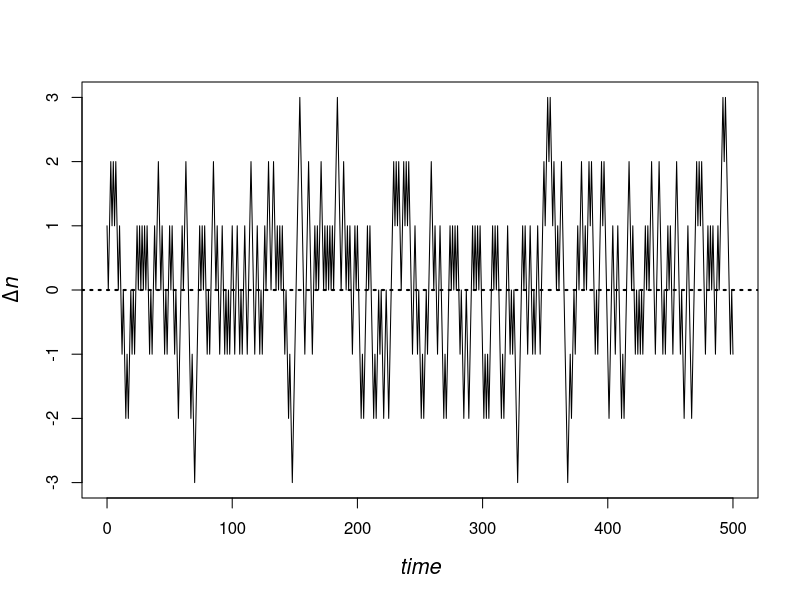
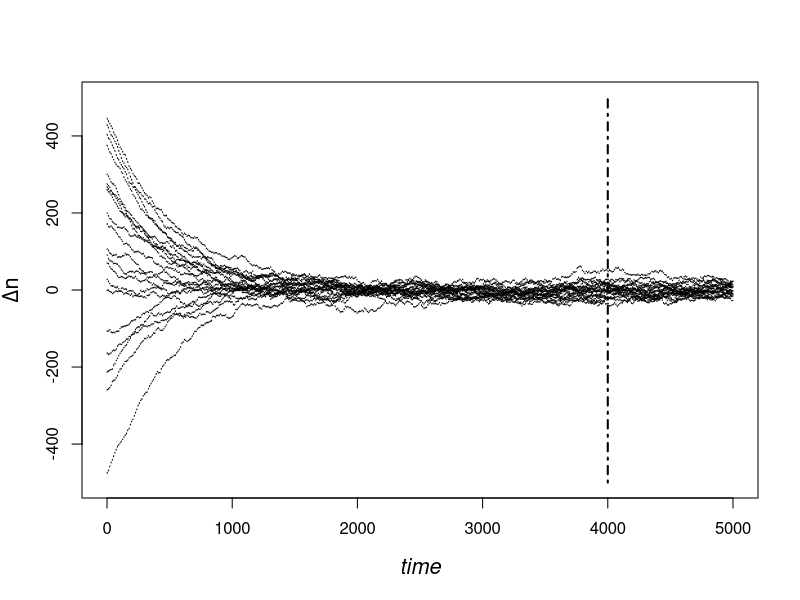
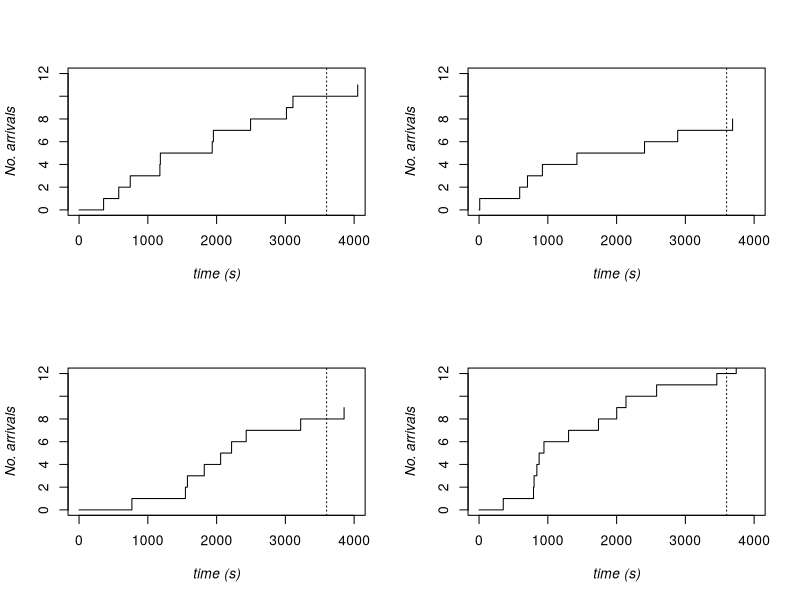
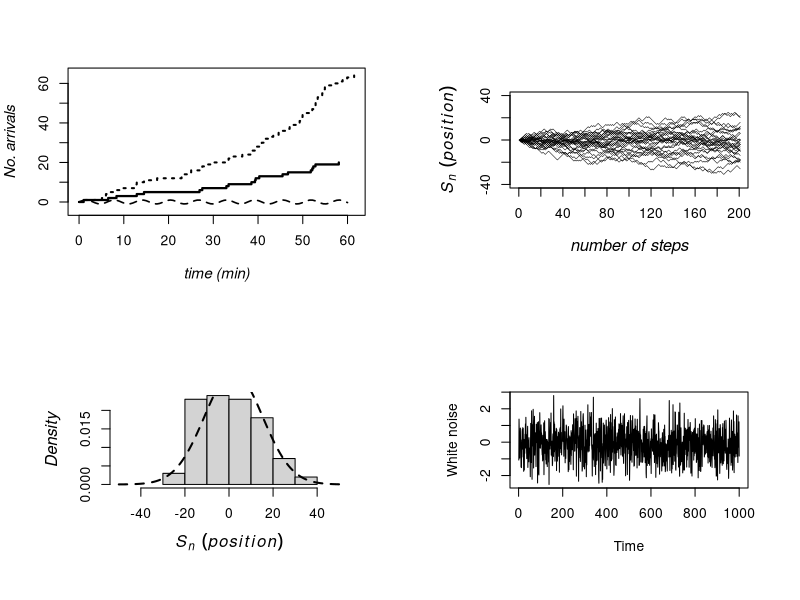
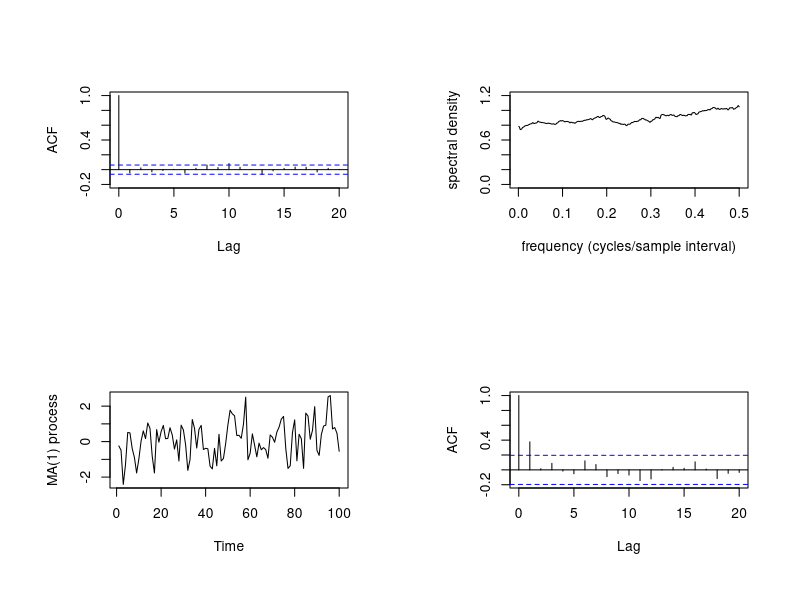
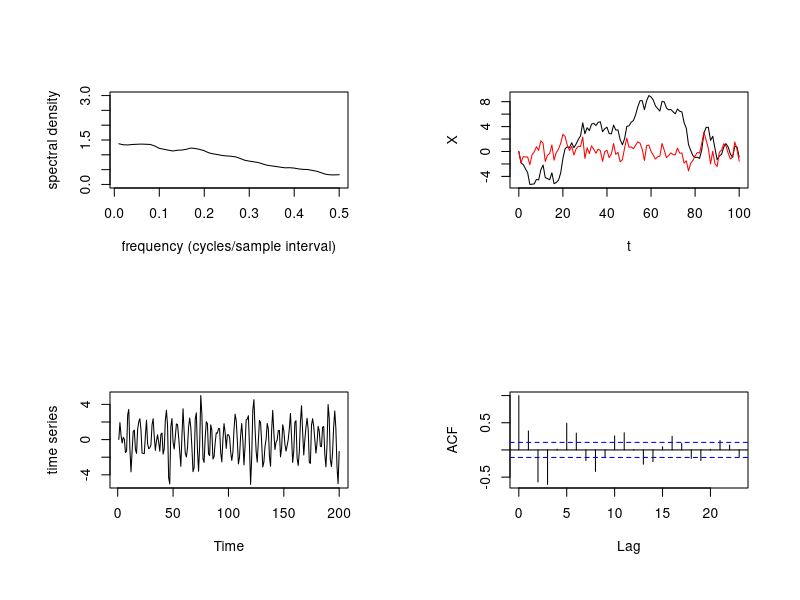
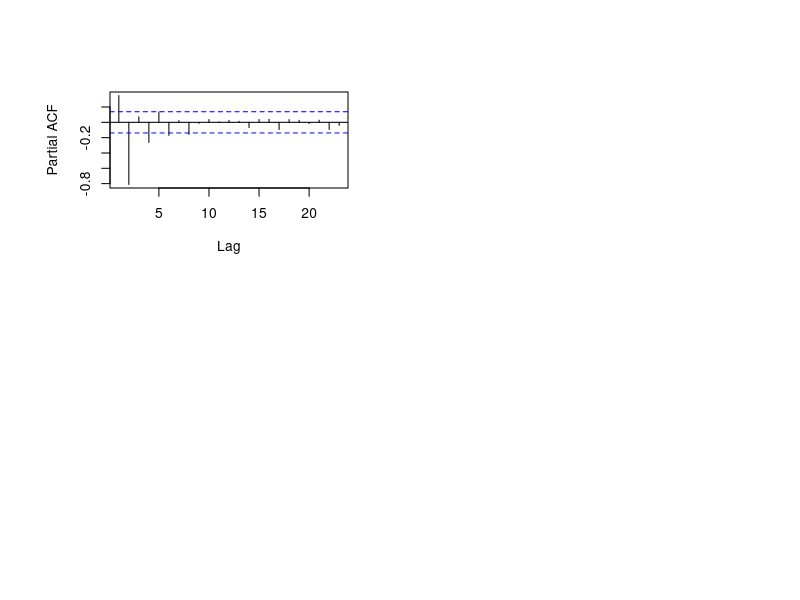

These charts were generated, in order, by the following R code:
## ---- chunk 1
#Ehrenfest urn model 
diffe<-numeric()
f<-numeric()
nt<- 6
ne<-nt/2;
nsteps<- 500
numberA <- 4
ta<- 100
tb<- 200
nA<- numberA
diffe0<- nA-ne
i<-0

while(i<nsteps){
i<- i+1
u<- sample(nt,1,1/nt)
if(u<=nA) nA<-nA-1 else nA<-nA+1
diffe[i]<-nA-ne
f[i]<- diffe[i]^2    # function of (Delta n), now = (Delta n)^2
}

t<-c(0:nsteps)        # adding t=0
diffe<- c(diffe0,diffe) 

plot(t,diffe, type="l",ylim=c(-3,3),xlim=c(0,nsteps),main="",
ylab=expression(italic(Delta*n)),xlab="time",cex.lab=1.3,font.lab=3)
abline(h=0,lty=3,col="black",lwd=2)
## ---- chunk 2
#Ehrenfest multiple trajectories
t <- 1000
ne <- t / 2
numberA <- seq(0, t)
nsteps <- 5000
nhist <- 1000
splot <- 20
diffe0 <- numeric()
diffe <- matrix(, nhist, nsteps)  # to save each history
f <- matrix(, nhist, nsteps)  # to save (Delta n)^2
mstep <- 4000  # compute the ensemble average at step = mstep
numberA <- seq(0, t)  # starting with any number of balls in A (0<= numberA <= t)

# plot setup
plot(t, type = "n", ylim = c(-500, 500), xlim = c(0, nsteps), main = "",
     ylab = expression(Delta * n), xlab = "time", cex.lab = 1.3, font.lab = 3)

for (l in 1:nhist) {
  i <- 0
  nA <- sample(numberA, 1)
  diffe0[l] <- nA - ne
  
  while (i < nsteps) {
    i <- i + 1
    u <- sample(t, 1, 1 / t)
    
    if (u <= nA) {
      nA <- nA - 1
    } else {
      nA <- nA + 1
    }
    
    diffe[l, i] <- nA - ne
    f[l, i] <- diffe[l, i]^2  # function of (Delta n), now = (Delta n)^2
  }  # ending loop on steps
}  # ending loop on histories

t <- c(0:nsteps)  # adding t=0
# adding to the matrix diffe a first column with the starting diffe
diffe <- cbind(diffe0, diffe)

for (l in 1:nhist) {
  # to plot the histories from 1 to splot
  if (l <= splot) lines(t, diffe[l, ], lty = 3)
}

segments(mstep, -500, mstep, +500, lty = 4, lwd = 2, col = "black")

## ---- chunk 3
#Poisson process
Deltat<-3600
lambda<-0.003
nhistories<-4
matr.history.t<-matrix(,nhistories,Deltat)
t.max<- 50 
lst<- numeric()
t.exp<- numeric()
t.arr<- numeric()
for(l in 1:nhistories)      {          
t.exp<- rexp(t.max,lambda) 
# print(t.exp) # uncomment to print the generated arrival times
t.arr<-c(0,cumsum(t.exp)) 
length(t.arr)<- max(which(t.arr<Deltat)) + 1
lst[l]<- length(t.arr) 
matr.history.t[l,1:lst[l]] <- t.arr
}
ymax<- 12
xmax<- 4000
par(mfrow=c(2,2))
plot(matr.history.t[1,1:lst[1]],0:(lst[1]-1),type="s",font.lab=3,
xlab="time (s)",ylab="No. arrivals",ylim=c(0,ymax),
xlim=c(0,xmax),cex.lab=1.)
abline(v=Deltat,lty=3)
plot(matr.history.t[2,1:lst[2]],0:(lst[2]-1),type="s",font.lab=3,
xlab="time (s)",ylab="No. arrivals",ylim=c(0,ymax),
xlim=c(0,xmax),cex.lab=1.)
abline(v=Deltat,lty=3)
plot(matr.history.t[3,1:lst[3]],0:(lst[3]-1),type="s",font.lab=3,
xlab="time (s)",ylab="No. arrivals",ylim=c(0,ymax),
xlim=c(0,xmax),cex.lab=1.)
abline(v=Deltat,lty=3)
plot(matr.history.t[nhistories,1:lst[nhistories]],0:(lst[nhistories]-1),
type="s",xlab="time (s)",ylab="No. arrivals",ylim=c(0,ymax),font.lab=3,
cex.lab=1.,xlim=c(0,xmax))
abline(v=Deltat,lty=3)

## ---- chunk 4
#non-homogenous poisson process
Deltat<- 60  # minutes
lambda1<- 1.
ev<-  0
evt<- 0
evs<- 0
t<-   0
while (t<Deltat) {      
t<- t + rexp(1,lambda1)
evt<- c(evt,t)  
fl=sin(t)/lambda1   
evs<- c(evs,fl) 
if (runif(1) < fl) ev<- c(ev,t) 
}       
plot(evt,0:(length(evt)-1),type="s",ylim=c(-4,length(evt)),xlab="time (min)",
ylab="No. arrivals",lty=3,col="black",cex.lab=1.1,font.lab=3,lwd=2)
curve(sin(x),0,Deltat,add=T,lty=2,lwd=1.6)
lines(ev,0:(length(ev)-1),type="s",lwd=2.2,col="black")
## ---- chunk 5
#Random walk
p<- 0.5 
nhists<- 100
nsteps<- 200        
x0<-0     
splot<- 30
start_matr<-matrix(x0,nhists,1)
Sn<-matrix(,nhists,nsteps+1)
y<-matrix(,nhists,nsteps)
for (i in 1:nhists)          {  
x<-rbinom(nsteps,1,p)
x[which(x==0)]<- -1 
y[i,]<-cumsum(x) 
}
Sn <- matrix(c(start_matr,y+x0),nhists,nsteps+1)  # adding the starting vector
n<- seq(0, nsteps)          # time axis
par(mai=c(1.02,1.,0.82,0.42)+0.1)
plot (n,Sn[1,],xlab="number of steps",ylim=c(-40,40),type="l",lty=1,
ylab=expression(italic("S"[n] )~~ italic((position)), ),
cex.lab=1.2,font.lab=3,lwd=0.5,xaxt="none"   )
axis(1, at=seq(0,nsteps,20))
for (i in 2:splot)
{
   lines(Sn[i,],type="l",lty=1,lwd=0.5)
}
par(mai=c(1.02,1.,0.82,0.42)+0.1)
hist(Sn[,nsteps+1],freq=F,main="",
xlim=c(-50,50),font.lab=3,
xlab=expression(italic("S"[n] )~~ italic((position)) ),
cex.lab=1.2,font.lab=3)
mSn<-mean(Sn[,nsteps+1])
mSn
VarSn<- var(Sn[,nsteps+1])
VarSn
se.Sn<- sqrt(var(Sn[,nsteps+1]))
se.Sn
curve (dnorm(x, mean=mSn, sd=se.Sn),lty=2,lwd=2,add=T)
## ---- chunk 6
#ARMA processes
w <- rnorm(1000)
plot(as.ts(w),ylab="White noise")
acf(w,main="",lag=20,ylim=c(-0.2,1))
w.spec <- spectrum(w,log="no",span=200,plot=FALSE)
plot(w.spec$freq,w.spec$spec,t="l",ylim = c(0,1.2),
xlab="frequency (cycles/sample interval)",ylab="spectral density")

## ---- chunk 7
w <- rnorm(100)
x <- rep(0,100)
x[1] <- w[1]
for (t in 2:100) x[t] <- w[t] + 0.5*w[t-1]
plot(as.ts(x),ylab="MA(1) process")
acf(x,main="")
x.spec <- spectrum(x,log="no",span=30,plot=FALSE)
plot(x.spec$freq,x.spec$spec,t="l",ylim = c(0,3),
  xlab="frequency (cycles/sample interval)", ylab="spectral density")
## ---- chunk 8
N <- 101
t <- 0:(N-1)
epsilon <- rnorm(N)

phi <- 0.3
Xs <- rep(0,N)
for (i in 2:N) {
Xs[i] <- phi*Xs[i-1] + epsilon[i]
}

phi <- 1.01
X <- rep(0,N)
for (i in 2:N) {
X[i] <- phi*X[i-1] + epsilon[i]
}

plot(t,X,t="l")
lines(t,Xs,col="red")

#ARMA

x.ARMA <- arima.sim(model = list(order=c(2,0,2), ar = c(0.5,-0.7),
ma = c(0.2,-0.5)), n = 200)
plot(x.ARMA,main="",ylab="time series")
acf(x.ARMA,main="")
pacf(x.ARMA,main="")
## ---- chunk 9



## ---- chunk 10

## ---- chunk 11

## ---- chunk 12

